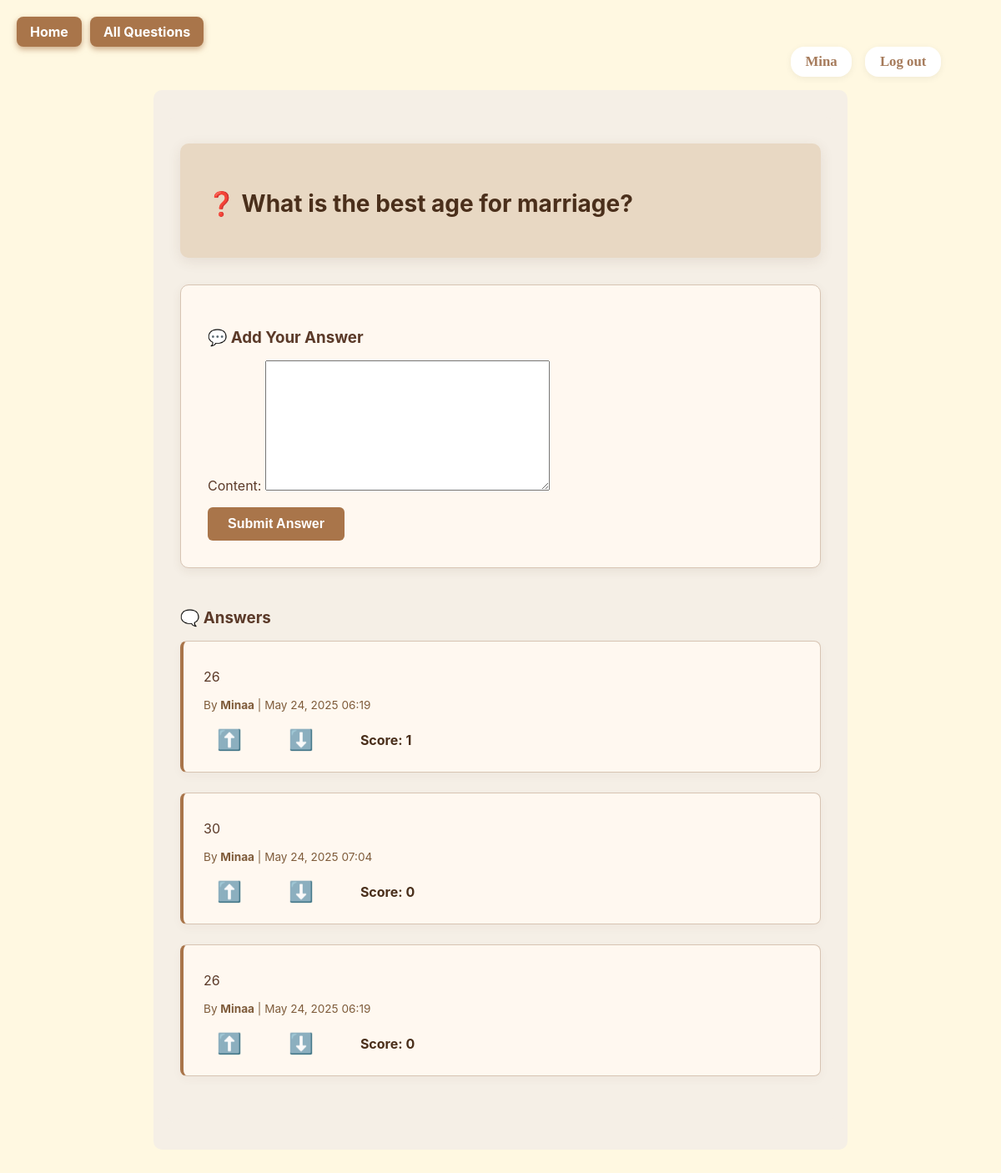
/question/4/ (signed in), run on the app's committed database.
### goldenqa/models.py (models this page shows, shortened)
class Question(models.Model):
    user = models.ForeignKey(User, on_delete=models.CASCADE)
    text = models.TextField()
    tag = models.CharField(max_length=30, choices=TAG_CHOICES, default='other')
    created_at = models.DateTimeField(auto_now_add=True)

class Answer(models.Model):
    user = models.ForeignKey(User, on_delete=models.CASCADE)
    question = models.ForeignKey(Question, related_name='answers', on_delete=models.CASCADE)
    content = models.TextField()
    created_at = models.DateTimeField(auto_now_add=True)
    def vote_score(self):
        upvote_count = self.upvote_set.count()
        downvote_count = self.downvote_set.count()
        return upvote_count - downvote_count

### goldenqa/views.py (the view)
# urls.py: path('question/<int:pk>/', views.question_detail, name='question_detail'),
def question_detail(request, pk):
    question = get_object_or_404(Question, pk=pk)
    user = request.user
    if not user.is_authenticated:
        return render(request, 'cores/must_login.html')
    answers = question.answers.annotate(
        upvote_count=Count('upvote_set'),
        downvote_count=Count('downvote_set')
    ).annotate(
        total_votes=F('upvote_count') + F('downvote_count')
    ).order_by('-total_votes', '-created_at')
    user_upvotes = set()
    user_downvotes = set()
    if user.is_authenticated:
        user_upvotes = set(
            Upvote.objects.filter(user=user, answer__in=answers).values_list('answer_id', flat=True)
        )
        user_downvotes = set(
            Downvote.objects.filter(user=user, answer__in=answers).values_list('answer_id', flat=True)
        )
    if request.method == 'POST':
        form = AnswerForm(request.POST)
        if form.is_valid():
            a = form.save(commit=False)
            a.user = user
            a.question = question
            a.save()
            return redirect('question_detail', pk=pk)
    else:
        form = AnswerForm()
    return render(request, 'cores/question_detail.html', {
        'question': question,
        'answers': answers,
        'form': form,
        'user_upvotes': user_upvotes,
        'user_downvotes': user_downvotes,
    })

### goldenqa/forms.py
class AnswerForm(forms.ModelForm):
    class Meta:
        model = Answer
        fields = ['content']

### goldenqa/templates/cores/question_detail.html (shortened to what this page needs)
{% extends 'cores/base.html' %}
{% block content %}
<div class="top-left-buttons">
    <a href="{% url 'home' %}">Home</a>
    <a href="{% url 'question_page' %}">All Questions</a>
</div>
<div class="container">
    <div class="question-box">
        <h2>❓ {{ question.text }}</h2>
    </div>
    <div class="form-section">
        <h3>💬 Add Your Answer</h3>
        <form method="post" id="answer-form">
            {{ form.as_p }}
            <button type="submit">Submit Answer</button>
        </form>
    </div>
    <div class="answers-section">
        <h3>🗨️ Answers</h3>
        {% for a in answers %}
    <div class="answer-card" id="answer-{{ a.id }}">
        <p>{{ a.content }}</p>
        <div style="font-size: 0.85rem; color: #7f5c3b; margin-bottom: 0.5rem;">
            By <strong>{{ a.user.username }}</strong> | {{ a.created_at|date:"M d, Y H:i" }}
        </div>
        <div class="vote-container">
            <button class="vote-btn {% if a.id in user_upvotes %}upvoted{% endif %}"
                    onclick="voteAnswer({{ a.id }}, 'upvote')" title="Upvote">⬆️</button>
            <button class="vote-btn {% if a.id in user_downvotes %}downvoted{% endif %}"
                    onclick="voteAnswer({{ a.id }}, 'downvote')" title="Downvote">⬇️</button>
            <span id="score-{{ a.id }}" class="vote-score">Score: {{ a.vote_score }}</span>
        </div>
    </div>
{% empty %}
    <p style="color: #9c7d63;">There are no answers yet. Be the first to help!</p>
{% endfor %}
    </div>
</div>
{% endblock %}

### goldenqa/templates/cores/base.html (shortened to what this page needs)
{% load static %}
<!DOCTYPE html>
<html lang="en">
<head>
    <link rel="stylesheet" href="{% static 'cores/styles.css' %}">
</head>
<body>
    <div class="nav" style="background:transparent;box-shadow:none;border-bottom:none;">
        {% if user.is_authenticated %}
            <div class="nav-right" style="display:flex;gap:1rem;align-items:center;">
                <span style="background:#fff;padding:0.5rem 1.1rem;border-radius:16px;box-shadow:0 2px 8px rgba(0,0,0,0.06);display:flex;align-items:center;font-weight:600;color:#A67B5B;font-size:1.05em;">
                    {{ user.username }}
                </span>
                <span style="background:#fff;padding:0.5rem 1.1rem;border-radius:16px;box-shadow:0 2px 8px rgba(0,0,0,0.06);display:flex;align-items:center;">
                    <a href="{% url 'logout' %}" class="nav-link">Log out</a>
                </span>
            </div>
        {% endif %}
    </div>
    <div class="container">
        {% block content %}{% endblock %}
    </div>
</body>
</html>

### goldenqa/static/core/styles.css (style rules this page uses)
body { font-family: 'Georgia', serif; background-color: #fff8e1; color: #4a3f35; padding: 2rem; }
.nav { background-color: #d4af37; padding: 1rem; color: white; text-align: right; }
a { color: #7d6608; font-weight: bold; }
button { background-color: #d4af37; border: none; color: white; padding: 0.5rem 1rem; cursor: pointer; font-weight: bold; }
.container { background-color: #fffaf0; padding: 2rem; border-radius: 10px; }

### goldenqa/templates/cores/base.html (style rules this page uses)
.nav { padding: 1rem 2rem; display: flex; justify-content: space-between; align-items: center; background: transparent; box-shadow: none; border-bottom: none; }
.nav-link { color: #A67B5B !important; background: transparent; text-decoration: none; padding: 0; border-radius: 0; font-weight: 600; font-size: 1.05em; margin: 0; display: inline; border: none; transition: color 0.2s; }
.nav-right { display: flex; align-items: center; }

### goldenqa/templates/cores/question_detail.html (style rules this page uses)
.top-left-buttons { position: fixed; top: 20px; left: 20px; display: flex; gap: 10px; z-index: 9999; }
.top-left-buttons a { background: #a9754a; color: white; padding: 0.5rem 1rem; border-radius: 8px; font-weight: 700; font-size: 1rem; text-decoration: none; box-shadow: 0 3px 7px rgba(169, 117, 74, 0.6); transition: background-color 0.3s ease; }
.container { max-width: 800px; margin: auto; padding: 2rem 1rem; font-family: 'Inter', sans-serif; background-color: #f5efe6; color: #5b3a29; }
.question-box { background: #e8d8c3; padding: 2rem; border-radius: 10px; box-shadow: 0 4px 16px rgba(91, 58, 41, 0.1); margin-bottom: 2rem; }
.question-box h2 { font-size: 1.75rem; margin-bottom: 1rem; color: #4a2f1b; }
.form-section { background: #fff8f0; padding: 2rem; border: 1px solid #d7c4b3; border-radius: 10px; margin-bottom: 3rem; box-shadow: 0 4px 12px rgba(91, 58, 41, 0.08); }
.form-section h3 { margin-bottom: 1rem; color: #5b3a29; }
.form-section form { margin-top: 1rem; }
.form-section button { background-color: #a9754a; color: white; border: none; padding: 0.7rem 1.5rem; border-radius: 6px; font-size: 1rem; cursor: pointer; transition: background-color 0.3s ease; }
.answers-section h3 { margin-bottom: 1rem; color: #5b3a29; }
.answer-card { background: #fff8f0; border: 1px solid #d7c4b3; border-left: 4px solid #a9754a; padding: 1rem 1.5rem; border-radius: 8px; margin-bottom: 1.5rem; position: relative; box-shadow: 0 4px 12px rgba(91, 58, 41, 0.04); color: #5b3a29; }
.vote-btn { background: none; border: none; font-size: 1.5rem; cursor: pointer; transition: all 0.3s ease; margin: 0 8px 0 0; user-select: none; color: #7f5c3b; }
.vote-container { margin-top: 0.75rem; display: flex; align-items: center; gap: 8px; font-size: 1rem; color: #6b4b34; }
.vote-score { font-weight: bold; color: #4a2f1b; margin-left: 16px; min-width: 80px; }

### data on the page
Question: text "What is the best age for marriage?"
Answer: content "26", user.username "Minaa", created_at "May 24, 2025 06:19", vote_score "1"
Answer: content "30", user.username "Minaa", created_at "May 24, 2025 07:04", vote_score "0"
Answer: content "26", user.username "Minaa", created_at "May 24, 2025 06:19", vote_score "0"

### other printed values
{{ user.username }} "Mina"
